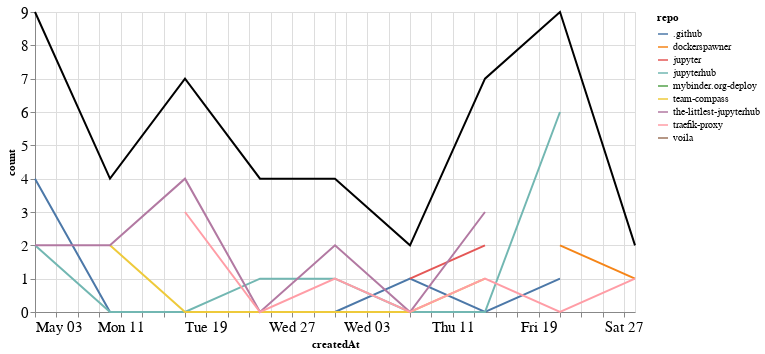

The code cell stored with this chart in its notebook:
### Markdown cell above
## Comments

### Code cell
comments_time = comments.groupby('repo').resample('W', on='createdAt').count()['author'].reset_index()
comments_time = comments_time.rename(columns={'author': 'count'})
comments_time_total = comments_time.groupby('createdAt').agg({"count": "sum"}).reset_index()
ch1 = alt.Chart(comments_time, width=600).mark_line().encode(
    x='createdAt',
    y='count',
    color='repo',
    tooltip="repo"
)

ch2 = alt.Chart(comments_time_total, width=600).mark_line(color="black").encode(
    x='createdAt',
    y='count',
)

ch1 + ch2

### Figure 1 — Vega-Lite specification as saved in the notebook (floating-point values rounded to 4 significant figures)
{"config": {"axisLeft": {"labelFontSize": 15}, "axisBottom": {"labelFontSize": 15}}, "layer": [{"data": {"name": "data-01fbad26c73bc87384f6f64d41b365de"}, "mark": "line", "encoding": {"color": {"type": "nominal", "field": "repo"}, "tooltip": {"type": "nominal", "field": "repo"}, "x": {"type": "temporal", "field": "createdAt"}, "y": {"type": "quantitative", "field": "count"}}, "width": 600}, {"data": {"name": "data-ff157307cfba17fe5e98fbbb013dada1"}, "mark": {"type": "line", "color": "black"}, "encoding": {"x": {"type": "temporal", "field": "createdAt"}, "y": {"type": "quantitative", "field": "count"}}, "width": 600}], "$schema": "https://vega.github.io/schema/vega-lite/v4.8.1.json", "datasets": {"data-01fbad26c73bc87384f6f64d41b365de": [{"repo": ".github", "createdAt": "2020-05-03T00:00:00", "count": 4}, {"repo": ".github", "createdAt": "2020-05-10T00:00:00", "count": 0}, {"repo": ".github", "createdAt": "2020-05-17T00:00:00", "count": 0}, {"repo": ".github", "createdAt": "2020-05-24T00:00:00", "count": 0}, {"repo": ".github", "createdAt": "2020-05-31T00:00:00", "count": 0}, {"repo": ".github", "createdAt": "2020-06-07T00:00:00", "count": 1}, {"repo": ".github", "createdAt": "2020-06-14T00:00:00", "count": 0}, {"repo": ".github", "createdAt": "2020-06-21T00:00:00", "count": 1}, {"repo": "dockerspawner", "createdAt": "2020-06-21T00:00:00", "count": 2}, {"repo": "dockerspawner", "createdAt": "2020-06-28T00:00:00", "count": 1}, {"repo": "jupyter", "createdAt": "2020-06-07T00:00:00", "count": 1}, {"repo": "jupyter", "createdAt": "2020-06-14T00:00:00", "count": 2}, {"repo": "jupyterhub", "createdAt": "2020-05-03T00:00:00", "count": 2}, {"repo": "jupyterhub", "createdAt": "2020-05-10T00:00:00", "count": 0}, {"repo": "jupyterhub", "createdAt": "2020-05-17T00:00:00", "count": 0}, {"repo": "jupyterhub", "createdAt": "2020-05-24T00:00:00", "count": 1}, {"repo": "jupyterhub", "createdAt": "2020-05-31T00:00:00", "count": 1}, {"repo": "jupyterhub", "createdAt": "2020-06-07T00:00:00", "count": 0}, {"repo": "jupyterhub", "createdAt": "2020-06-14T00:00:00", "count": 0}, {"repo": "jupyterhub", "createdAt": "2020-06-21T00:00:00", "count": 6}, {"repo": "mybinder.org-deploy", "createdAt": "2020-05-24T00:00:00", "count": 3}, {"repo": "team-compass", "createdAt": "2020-05-10T00:00:00", "count": 2}, {"repo": "team-compass", "createdAt": "2020-05-17T00:00:00", "count": 0}, {"repo": "team-compass", "createdAt": "2020-05-24T00:00:00", "count": 0}, {"repo": "team-compass", "createdAt": "2020-05-31T00:00:00", "count": 0}, {"repo": "team-compass", "createdAt": "2020-06-07T00:00:00", "count": 0}, {"repo": "team-compass", "createdAt": "2020-06-14T00:00:00", "count": 1}, {"repo": "the-littlest-jupyterhub", "createdAt": "2020-05-03T00:00:00", "count": 2}, {"repo": "the-littlest-jupyterhub", "createdAt": "2020-05-10T00:00:00", "count": 2}, {"repo": "the-littlest-jupyterhub", "createdAt": "2020-05-17T00:00:00", "count": 4}, {"repo": "the-littlest-jupyterhub", "createdAt": "2020-05-24T00:00:00", "count": 0}, {"repo": "the-littlest-jupyterhub", "createdAt": "2020-05-31T00:00:00", "count": 2}, {"repo": "the-littlest-jupyterhub", "createdAt": "2020-06-07T00:00:00", "count": 0}, {"repo": "the-littlest-jupyterhub", "createdAt": "2020-06-14T00:00:00", "count": 3}, {"repo": "traefik-proxy", "createdAt": "2020-05-17T00:00:00", "count": 3}, {"repo": "traefik-proxy", "createdAt": "2020-05-24T00:00:00", "count": 0}, {"repo": "traefik-proxy", "createdAt": "2020-05-31T00:00:00", "count": 1}, {"repo": "traefik-proxy", "createdAt": "2020-06-07T00:00:00", "count": 0}, {"repo": "traefik-proxy", "createdAt": "2020-06-14T00:00:00", "count": 1}, {"repo": "traefik-proxy", "createdAt": "2020-06-21T00:00:00", "count": 0}, {"repo": "traefik-proxy", "createdAt": "2020-06-28T00:00:00", "count": 1}, {"repo": "voila", "createdAt": "2020-05-03T00:00:00", "count": 1}], "data-ff157307cfba17fe5e98fbbb013dada1": [{"createdAt": "2020-05-03T00:00:00", "count": 9}, {"createdAt": "2020-05-10T00:00:00", "count": 4}, {"createdAt": "2020-05-17T00:00:00", "count": 7}, {"createdAt": "2020-05-24T00:00:00", "count": 4}, {"createdAt": "2020-05-31T00:00:00", "count": 4}, {"createdAt": "2020-06-07T00:00:00", "count": 2}, {"createdAt": "2020-06-14T00:00:00", "count": 7}, {"createdAt": "2020-06-21T00:00:00", "count": 9}, {"createdAt": "2020-06-28T00:00:00", "count": 2}]}}
